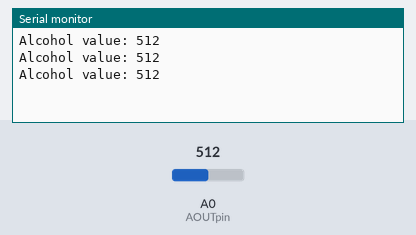
Bench run of a sketch on a simulated Arduino Uno, built with avr-gcc and run on an emulated ATmega328P. Parts: the last lines printed to the serial monitor. The inputs (shaded band) are chosen by the test bench; at power-on: A0 (AOUTpin) = 512. No radio packets arrive unless stated.

Above: at 1.4 s.
1.5 s: A0 (AOUTpin) set to 716
At 2.5 s:
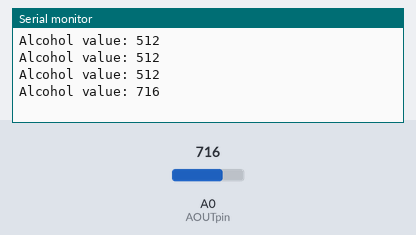
3.0 s: A0 (AOUTpin) set to 900
At 3.9 s:
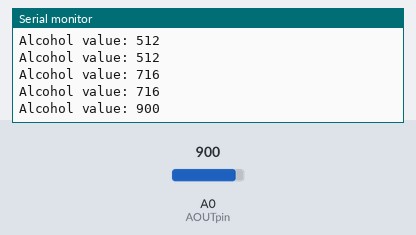
Timing chart, 0 to 6.0 s (numbered marks = the images above; inputs shaded):
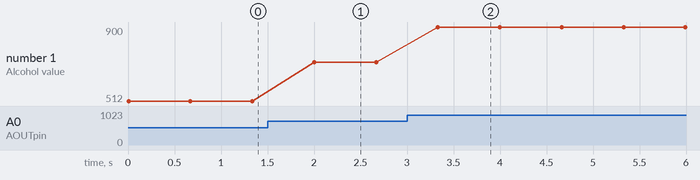

The sketch:

Integrated.ino
```cpp
#include <VirtualWire.h>
char *data;
const int AOUTpin=0;//the AOUT pin of the alcohol sensor goes into analog pin A0 of the arduino
const int DOUTpin=8;//the DOUT pin of the alcohol sensor goes into digital pin D8 of the arduino
const int ledPin=13;//the anode of the LED connects to digital pin D13 of the arduino

int limit;
int value;

void setup()
{
  vw_set_tx_pin(12);
  vw_setup(2000);
  Serial.begin(9600);
  pinMode(DOUTpin, INPUT);//sets the pin as an input to the arduino
}

void loop()
{
  delay(5);
  value= analogRead(AOUTpin);//reads the analaog value from the alcohol sensor's AOUT pin
  Serial.print("Alcohol value: ");
  Serial.println(value);//prints the alcohol value
  delay(100) ;

  if (value > 300){
    data="a";
    vw_send((uint8_t *)data, strlen(data));
    vw_wait_tx();
    delay(500);
}
  else{
    data="b";
    vw_send((uint8_t *)data, strlen(data));
    vw_wait_tx();
    delay(500);
    }


}
```

Measured:
- after the input at 1.5 s, the serial monitor: prints a new line after 0.50 s (image 1)
- after the input at 3.0 s, the serial monitor: prints a new line after 0.33 s (image 2)
- plotted number 1: 512 → 716 after the input at 1.5 s, 716 → 900 after the input at 3.0 s
